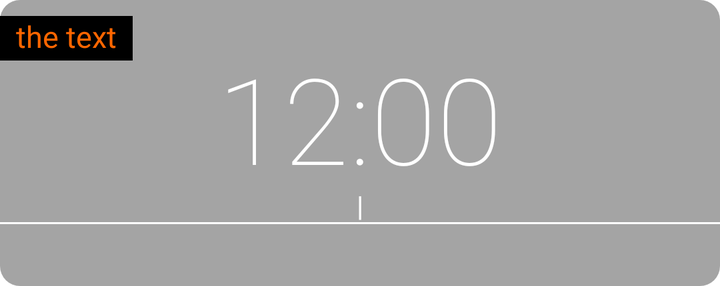
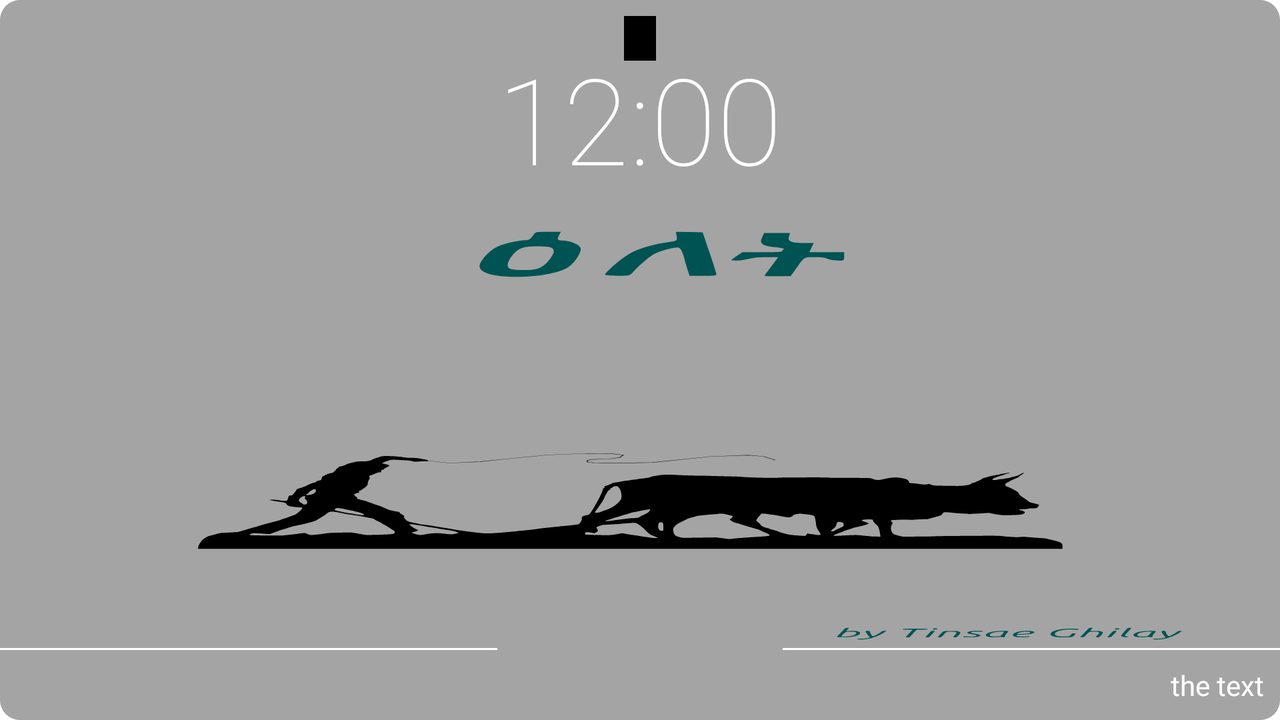

One screen, two layout resources from the same app: the default and the repository's alternative for another configuration. Each is rendered where Android would select it; the XML of both is given below.
<!-- AndroidManifest.xml: application theme Theme.Elet -->
<!-- res/layout/elet_widget.xml -->
<RelativeLayout xmlns:android="http://schemas.android.com/apk/res/android"
    android:layout_width="match_parent"
    android:layout_height="wrap_content"
    android:background="@drawable/widget_bg"
    android:id="@+id/widget"
    android:theme="@style/ThemeOverlay.MyApplication.AppWidgetContainer">
    <TextView
        android:id="@+id/holiday_today"
        android:layout_width="wrap_content"
        android:layout_height="wrap_content"
        android:layout_alignParentStart="true"
        android:textSize="15sp"
        android:layout_marginTop="8dp"
        android:background="@color/black"
        android:paddingStart="8dp"
        android:paddingEnd="8dp"
        android:paddingBottom="2dp"
        android:layout_marginBottom="-6dp"

        android:text="the text"
        android:fontFamily="@font/abyssinica"
        android:textColor="@color/red_ish"/>
    <TextClock
        android:id="@+id/clock"
        android:layout_width="wrap_content"
        android:layout_height="wrap_content"
        android:textSize="60sp"
        android:layout_centerHorizontal="true"
        android:layout_below="@+id/holiday_today"
        android:gravity="center"
        android:fontFamily="sans-serif-thin"
        android:format12Hour="hh:mm"
        android:layout_marginBottom="-6dp"
        android:layout_marginTop="-6dp"
        android:textColor="?attr/appWidgetTextColor"/>
    
   <RelativeLayout
       android:id="@+id/days"
       android:layout_width="match_parent"
       android:layout_height="wrap_content"
       android:layout_below="@+id/clock"
       android:gravity="center"
       android:background="@drawable/underline"
       android:orientation="horizontal">
       <TextView
           android:id="@+id/day_geez"
           android:layout_width="wrap_content"
           android:layout_height="wrap_content"
           android:textColor="?attr/appWidgetTextColor"
           android:layout_toStartOf="@+id/divider"
           android:layout_alignParentStart="true"
           android:gravity="end"
           android:fontFamily="@font/abyssinica"/>
       <TextView
           android:id="@+id/divider"
           android:layout_width="wrap_content"
           android:layout_height="wrap_content"
           android:textColor="?attr/appWidgetTextColor"
           android:layout_centerInParent="true"
           android:paddingStart="6dp"
           android:paddingEnd="6dp"
           android:text="|" />
       <TextView
           android:id="@+id/day_latin"
           android:layout_width="wrap_content"
           android:layout_height="wrap_content"
           android:textColor="?attr/appWidgetTextColor"
           android:layout_toEndOf="@id/divider"
           android:layout_alignParentEnd="true"
           android:fontFamily="@font/abyssinica"/>
   </RelativeLayout>
    

    <TextView
        android:id="@+id/geez_date"
        android:layout_width="wrap_content"
        android:layout_height="wrap_content"
        android:layout_alignParentStart="true"
        android:layout_below="@+id/days"
        android:layout_marginTop="4dp"
        android:layout_marginStart="8dp"
        android:layout_marginBottom="8dp"
        android:textColor="?attr/appWidgetTextColor"
        android:fontFamily="@font/abyssinica" />

    <TextView
        android:id="@+id/gregorian_date"
        android:layout_width="wrap_content"
        android:layout_height="wrap_content"
        android:layout_alignParentEnd="true"
        android:layout_below="@+id/days"
        android:layout_marginTop="4dp"
        android:layout_marginEnd="8dp"
        android:layout_marginBottom="8dp"
        android:fontFamily="@font/abyssinica"
        android:textColor="?attr/appWidgetTextColor"/>
</RelativeLayout>
<!-- resources referenced by this layout -->
<resources>
  <color name="black">#FF000000</color>
  <color name="red_ish">#f60</color>
  <!-- drawable underline (drawable) -->
  <?xml version="1.0" encoding="UTF-8"?>
  <layer-list xmlns:android="http://schemas.android.com/apk/res/android">
      <item android:top="-5dp"
          android:left="-5dp"
          android:right="-5dp"
          android:bottom="0dp">
          <shape android:shape="rectangle">
              <solid android:color="@android:color/transparent"/>
  
              <stroke android:width="1dp"
                  android:color="#fff"/>
          </shape>
      </item>
  </layer-list>
  <!-- drawable widget_bg (drawable) -->
  <?xml version="1.0" encoding="UTF-8"?>
  <shape xmlns:android="http://schemas.android.com/apk/res/android"
      android:shape="rectangle" >
      <solid
          android:color="@color/widget_bg"/>
      <corners android:radius="10dp" />
  </shape>
  <style name="ThemeOverlay.MyApplication.AppWidgetContainer" parent="">
          <item name="appWidgetBackgroundColor">@color/Neon</item>
          <item name="appWidgetTextColor">@color/white</item>
      </style>
  <style name="Theme.Elet" parent="Theme.MaterialComponents.DayNight.NoActionBar">
          
          <item name="colorPrimary">@color/Neon</item>
          <item name="colorPrimaryDark">@color/Neon</item>
          <item name="colorAccent">@color/Neon</item>
          <item name="boxBackgroundColor">@android:color/white</item>
          <item name="textInputStyle">@style/AppTextField</item>
          <item name="colorControlHighlight">@color/blueGreen</item>
          <item name="toolbarStyle">@style/MyToolbar</item>
          <item name="android:windowBackground">@drawable/background_window</item>
          <item name="android:navigationBarColor">@color/Neon</item>
      </style>
  <color name="widget_bg">#5B000000</color>
  <color name="Neon">#4C8EB5</color>
  <color name="white">#FFFFFFFF</color>
  <style name="AppTextField" parent="Widget.MaterialComponents.TextInputLayout.OutlinedBox">
          <item name="boxStrokeColor">@color/Neon</item>
          <item name="boxCornerRadiusBottomEnd">2dp</item>
          <item name="borderWidth">1dp</item>
          <item name="color">@color/Neon</item>
      </style>
  <color name="blueGreen">#3CAEA3</color>
  <style name="MyToolbar" parent="Widget.AppCompat.Toolbar">
          <item name="android:gravity">center_vertical</item>
          <item name="android:theme">@style/MyToolbarTheme</item>
      </style>
  <!-- drawable background_window: vector/xml drawable (drawable, 29099 chars, omitted) -->
  <style name="MyToolbarTheme" parent="ThemeOverlay.AppCompat.ActionBar">
          <item name="android:textColorPrimary">@color/white</item>
          <item name="textBackground">@color/lightGrey</item>
          <item name="android:layout_width">wrap_content</item>
          <item name="colorControlNormal">@color/black</item>
          <item name="colorControlHighlight">@color/white</item>
          <item name="popupMenuBackground">@color/Neon</item>
  
      </style>
  <color name="lightGrey">#ddd</color>
</resources>
<!-- res/layout-land/elet_widget.xml (the repository's variant of the layout above) -->
<!-- drawn on the phone turned sideways -->
<RelativeLayout xmlns:android="http://schemas.android.com/apk/res/android"
    android:layout_width="match_parent"
    android:layout_height="wrap_content"
    android:background="@drawable/widget_bg"
    android:id="@+id/widget"
    android:theme="@style/ThemeOverlay.MyApplication.AppWidgetContainer">
    <TextView
        android:id="@+id/holiday_today"
        android:layout_width="wrap_content"
        android:layout_height="wrap_content"
        android:layout_centerHorizontal="true"
        android:textSize="15sp"
        android:layout_marginTop="8dp"
        android:background="@color/black"
        android:paddingStart="8dp"
        android:paddingEnd="8dp"
        android:paddingBottom="2dp"
        android:layout_marginBottom="-6dp"
        android:fontFamily="@font/abyssinica"
        android:textColor="@color/red_ish"/>
    <TextClock
        android:id="@+id/clock"
        android:layout_width="wrap_content"
        android:layout_height="wrap_content"
        android:textSize="60sp"
        android:layout_centerHorizontal="true"
        android:layout_below="@+id/holiday_today"
        android:gravity="center"
        android:fontFamily="sans-serif-thin"
        android:format12Hour="hh:mm"
        android:layout_marginBottom="-6dp"
        android:layout_marginTop="-6dp"
        android:textColor="?attr/appWidgetTextColor"/>
    
    <TextView
        android:id="@+id/day_geez"
        android:layout_width="wrap_content"
        android:layout_height="wrap_content"
        android:textColor="?attr/appWidgetTextColor"
        android:layout_above="@+id/geez_date"
        android:layout_toStartOf="@id/clock"
        android:layout_alignParentStart="true"
        android:padding="8dp"
        android:gravity="end"
        android:fontFamily="@font/abyssinica"
        android:background="@drawable/underline"/>
    
    <TextView
        android:id="@+id/day_latin"
        android:layout_width="wrap_content"
        android:layout_height="wrap_content"
        android:textColor="?attr/appWidgetTextColor"
        android:fontFamily="@font/abyssinica"
        android:layout_alignParentEnd="true"
        android:padding="8dp"
        android:layout_toEndOf="@id/clock"
        android:background="@drawable/underline"
        android:layout_above="@+id/gregorian_date"/>
    

    <TextView
        android:id="@+id/geez_date"
        android:layout_width="wrap_content"
        android:layout_height="wrap_content"
        android:layout_alignParentStart="true"
        android:padding="8dp"
        android:textColor="?attr/appWidgetTextColor"
        android:layout_alignParentBottom="true"
        android:fontFamily="@font/abyssinica" />
    <TextView
        android:id="@+id/gregorian_date"
        android:layout_width="wrap_content"
        android:layout_height="wrap_content"
        android:layout_alignParentEnd="true"
        android:padding="8dp"
        
        android:text="the text"
        android:layout_alignParentBottom="true"
        android:fontFamily="@font/abyssinica"
        android:textColor="?attr/appWidgetTextColor"/>
</RelativeLayout>
